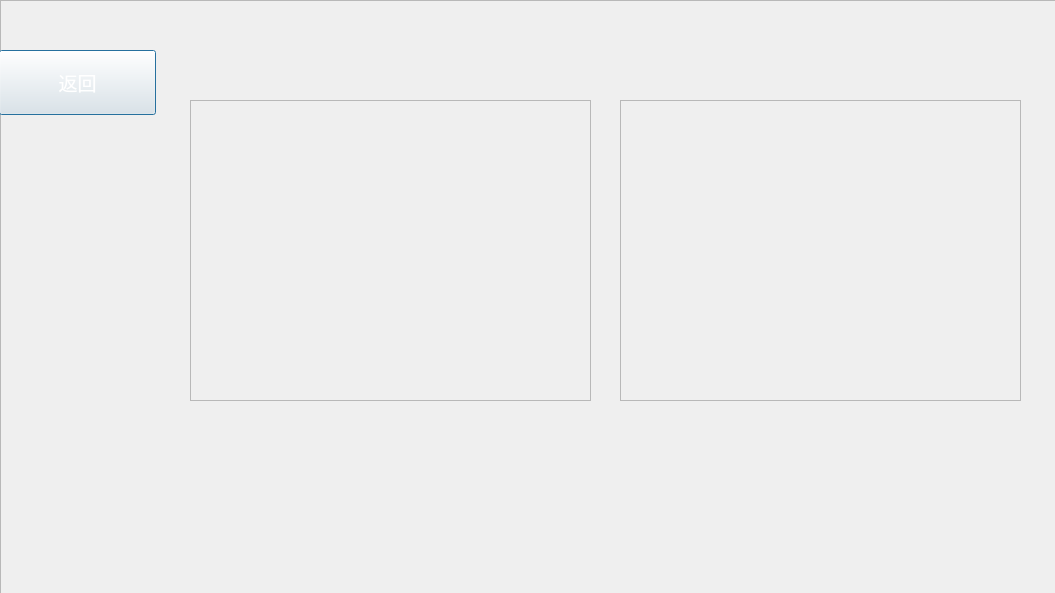
<?xml version="1.0" encoding="UTF-8"?>
<ui version="4.0">
 <class>Dialog</class>
 <widget class="QDialog" name="Dialog">
  <property name="geometry">
   <rect>
    <x>0</x>
    <y>0</y>
    <width>1055</width>
    <height>593</height>
   </rect>
  </property>
  <property name="windowTitle">
   <string>Dialog</string>
  </property>
  <widget class="QFrame" name="frame">
   <property name="geometry">
    <rect>
     <x>0</x>
     <y>0</y>
     <width>1060</width>
     <height>600</height>
    </rect>
   </property>
   <property name="frameShape">
    <enum>QFrame::StyledPanel</enum>
   </property>
   <property name="frameShadow">
    <enum>QFrame::Raised</enum>
   </property>
   <widget class="QLabel" name="label">
    <property name="geometry">
     <rect>
      <x>0</x>
      <y>0</y>
      <width>1061</width>
      <height>601</height>
     </rect>
    </property>
    <property name="font">
     <font>
      <family>微软雅黑</family>
      <pointsize>14</pointsize>
     </font>
    </property>
    <property name="styleSheet">
     <string notr="true">background-image: url(:/enter_bg.png);</string>
    </property>
    <property name="text">
     <string/>
    </property>
   </widget>
   <widget class="QPushButton" name="pushButton">
    <property name="geometry">
     <rect>
      <x>-1</x>
      <y>50</y>
      <width>157</width>
      <height>65</height>
     </rect>
    </property>
    <property name="font">
     <font>
      <family>微软雅黑</family>
      <pointsize>14</pointsize>
      <weight>50</weight>
      <italic>false</italic>
      <bold>false</bold>
     </font>
    </property>
    <property name="styleSheet">
     <string notr="true">background-image: url(:/first_button.png);
font: 75 12pt &quot;Cascadia Code&quot;;
font: 75 14pt &quot;Modern&quot;;
color: rgb(255, 255, 255);
font: 14pt &quot;微软雅黑&quot;;</string>
    </property>
    <property name="text">
     <string>返回</string>
    </property>
   </widget>
   <widget class="QFrame" name="frame_2">
    <property name="geometry">
     <rect>
      <x>190</x>
      <y>100</y>
      <width>401</width>
      <height>301</height>
     </rect>
    </property>
    <property name="frameShape">
     <enum>QFrame::StyledPanel</enum>
    </property>
    <property name="frameShadow">
     <enum>QFrame::Raised</enum>
    </property>
    <widget class="QLabel" name="label1">
     <property name="geometry">
      <rect>
       <x>0</x>
       <y>0</y>
       <width>401</width>
       <height>301</height>
      </rect>
     </property>
     <property name="text">
      <string/>
     </property>
    </widget>
   </widget>
   <widget class="QFrame" name="frame_3">
    <property name="geometry">
     <rect>
      <x>620</x>
      <y>100</y>
      <width>401</width>
      <height>301</height>
     </rect>
    </property>
    <property name="frameShape">
     <enum>QFrame::StyledPanel</enum>
    </property>
    <property name="frameShadow">
     <enum>QFrame::Raised</enum>
    </property>
    <widget class="QLabel" name="label2">
     <property name="geometry">
      <rect>
       <x>0</x>
       <y>0</y>
       <width>401</width>
       <height>301</height>
      </rect>
     </property>
     <property name="text">
      <string/>
     </property>
    </widget>
   </widget>
   <widget class="QLabel" name="label3">
    <property name="geometry">
     <rect>
      <x>300</x>
      <y>440</y>
      <width>101</width>
      <height>16</height>
     </rect>
    </property>
    <property name="styleSheet">
     <string notr="true">font: 12pt &quot;微软雅黑&quot;;</string>
    </property>
    <property name="text">
     <string/>
    </property>
   </widget>
   <widget class="QLabel" name="label4">
    <property name="geometry">
     <rect>
      <x>720</x>
      <y>440</y>
      <width>101</width>
      <height>16</height>
     </rect>
    </property>
    <property name="styleSheet">
     <string notr="true">font: 12pt &quot;微软雅黑&quot;;</string>
    </property>
    <property name="text">
     <string/>
    </property>
   </widget>
   <widget class="QLabel" name="label5">
    <property name="geometry">
     <rect>
      <x>300</x>
      <y>490</y>
      <width>101</width>
      <height>16</height>
     </rect>
    </property>
    <property name="styleSheet">
     <string notr="true">font: 12pt &quot;微软雅黑&quot;;</string>
    </property>
    <property name="text">
     <string/>
    </property>
   </widget>
   <widget class="QLabel" name="label6">
    <property name="geometry">
     <rect>
      <x>720</x>
      <y>490</y>
      <width>111</width>
      <height>16</height>
     </rect>
    </property>
    <property name="text">
     <string/>
    </property>
   </widget>
  </widget>
 </widget>
 <resources>
  <include location="../data/a.qrc"/>
 </resources>
 <connections>
  <connection>
   <sender>pushButton</sender>
   <signal>clicked()</signal>
   <receiver>Dialog</receiver>
   <slot>gomain()</slot>
   <hints>
    <hint type="sourcelabel">
     <x>77</x>
     <y>82</y>
    </hint>
    <hint type="destinationlabel">
     <x>527</x>
     <y>296</y>
    </hint>
   </hints>
  </connection>
 </connections>
 <slots>
  <slot>gomain()</slot>
 </slots>
</ui>
